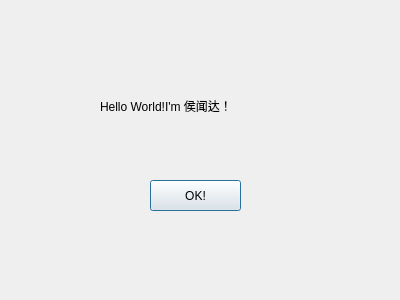
<?xml version="1.0" encoding="UTF-8"?>
<ui version="4.0">
 <class>HelloDialog</class>
 <widget class="QDialog" name="HelloDialog">
  <property name="geometry">
   <rect>
    <x>0</x>
    <y>0</y>
    <width>400</width>
    <height>300</height>
   </rect>
  </property>
  <property name="windowTitle">
   <string>HelloDialog</string>
  </property>
  <widget class="QLabel" name="label">
   <property name="geometry">
    <rect>
     <x>100</x>
     <y>70</y>
     <width>191</width>
     <height>71</height>
    </rect>
   </property>
   <property name="text">
    <string>Hello World!I'm 侯闻达！</string>
   </property>
  </widget>
  <widget class="QPushButton" name="pushButton">
   <property name="geometry">
    <rect>
     <x>150</x>
     <y>180</y>
     <width>91</width>
     <height>31</height>
    </rect>
   </property>
   <property name="text">
    <string>OK!</string>
   </property>
  </widget>
 </widget>
 <layoutdefault spacing="6" margin="11"/>
 <resources/>
 <connections/>
</ui>
